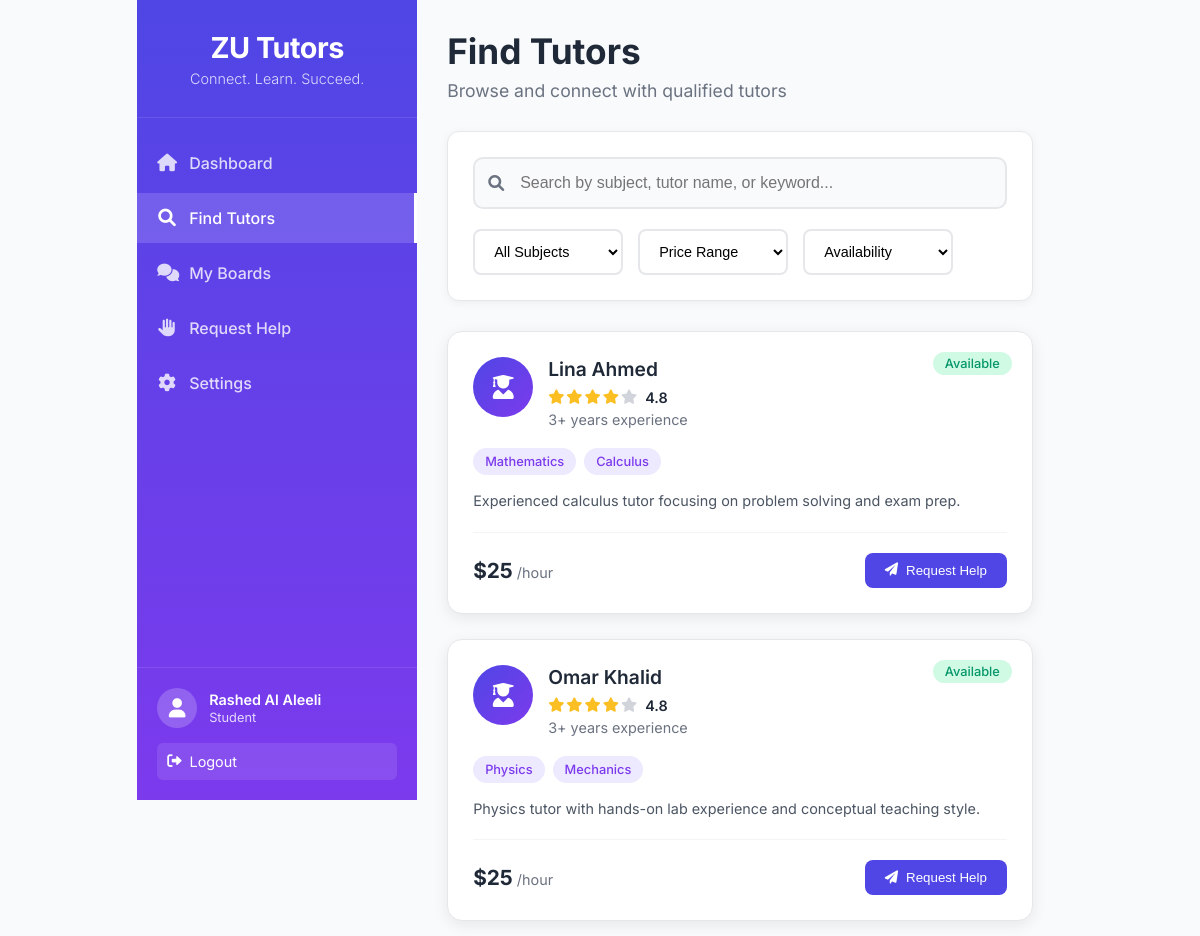
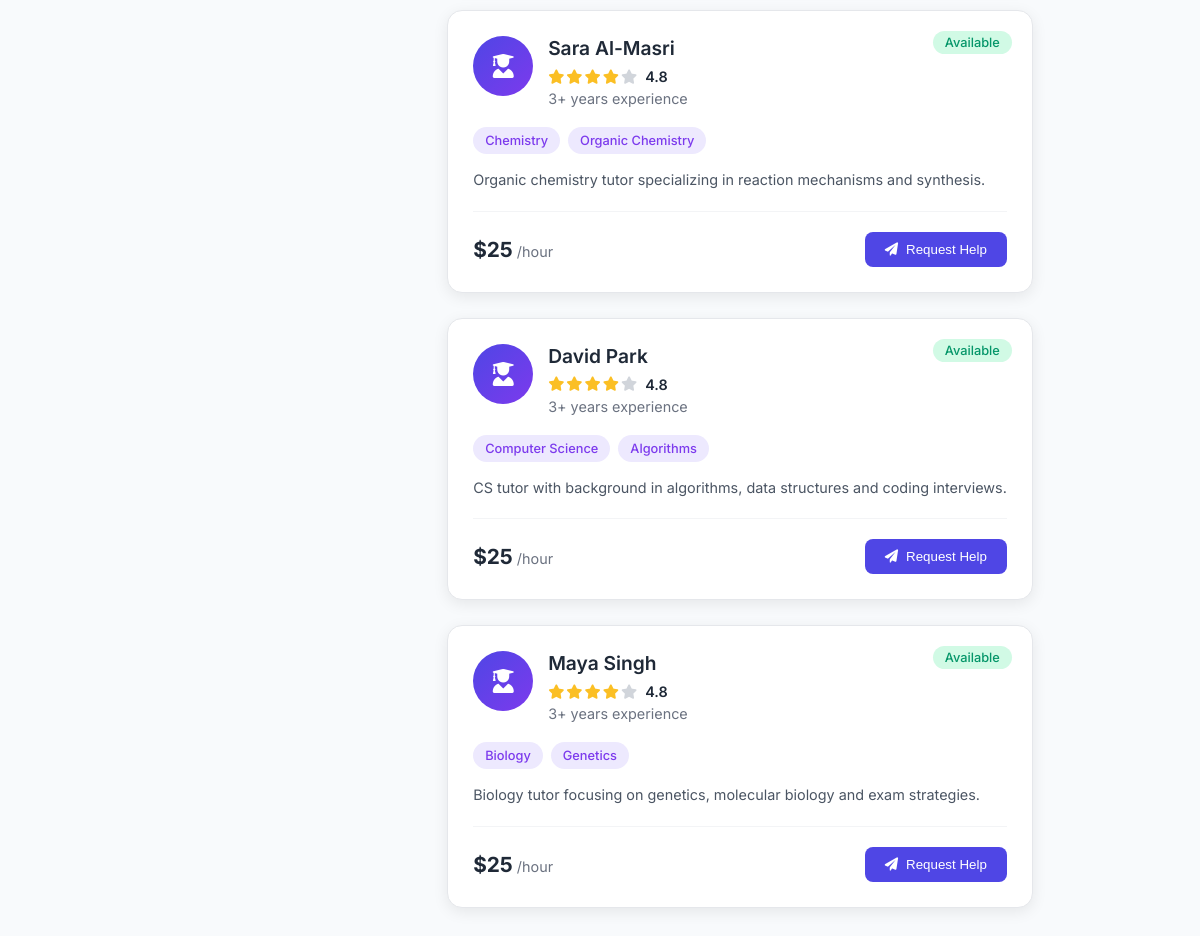
The page /find_tutors.php (signed in) on the database its author committed (2 pictures, top to bottom).
### tables this page shows
CREATE TABLE `tutors` (
  `id` int(11) NOT NULL,
  `name` varchar(255) NOT NULL,
  `email` varchar(255) NOT NULL,
  `password` varchar(255) NOT NULL,
  `subjects` varchar(255) DEFAULT NULL,
  `bio` text DEFAULT NULL,
  `settings` text DEFAULT NULL,
  `created_at` timestamp NOT NULL DEFAULT current_timestamp()
);

### find_tutors.php (the view, shortened to what this page needs)
<?php
$user_name = $_SESSION['user_name'];
$user_role = $_SESSION['user_role'];
require_once __DIR__ . '/db_connect.php';
$tutors = [];
try {
    $stmt = $pdo->query("SELECT id, name, email, subjects, bio, settings FROM tutors ORDER BY id ASC");
    $dbTutors = $stmt->fetchAll();
    foreach ($dbTutors as $row) {
        $subjects = [];
        if (!empty($row['subjects'])) {
            $subjects = array_map('trim', explode(',', $row['subjects']));
        }
        $settings = [];
        if (!empty($row['settings'])) {
            $settings = json_decode($row['settings'], true) ?: [];
        }
        $tutors[] = [
            'id' => (int)$row['id'],
            'name' => $row['name'],
            'subjects' => $subjects,
            'rating' => isset($settings['rating']) ? (float)$settings['rating'] : 4.8,
            'hourly_rate' => isset($settings['hourly_rate']) ? (int)$settings['hourly_rate'] : 25,
            'experience' => $settings['experience'] ?? '3+ years',
            'bio' => $row['bio'] ?? '',
            'available' => isset($settings['available']) ? (bool)$settings['available'] : true
        ];
    }
} catch (Exception $e) {
    $tutors = [];
}
?>
<!DOCTYPE html>
<html lang="en">
<head>
    <link rel="stylesheet" href="styling.css">
    <link rel="stylesheet" href="https://cdnjs.cloudflare.com/ajax/libs/font-awesome/6.0.0/css/all.min.css">
</head>
<body class="dashboard-body">
    <div class="dashboard-container">
        <div class="sidebar">
            <div class="sidebar-header">
                <h2 class="sidebar-logo">ZU Tutors</h2>
                <p class="sidebar-tagline">Connect. Learn. Succeed.</p>
            </div>
            <nav class="sidebar-nav">
                <ul>
                    <li><a href="dashboard.php" class="nav-link"><i class="fas fa-home"></i> Dashboard</a></li>
                    <li><a href="find_tutors.php" class="nav-link active"><i class="fas fa-search"></i> Find Tutors</a></li>
                    <li><a href="my_boards.php" class="nav-link"><i class="fas fa-comments"></i> My Boards</a></li>
                    <li><a href="request_help.php" class="nav-link"><i class="fas fa-hand-paper"></i> Request Help</a></li>
                    <li><a href="user_settings.php" class="nav-link"><i class="fas fa-cog"></i> Settings</a></li>
                </ul>
            </nav>
            <div class="sidebar-footer">
                <div class="user-info">
                    <div class="user-avatar">
                        <i class="fas fa-user"></i>
                    </div>
                    <div class="user-details">
                        <p class="user-name"><?php echo htmlspecialchars($user_name); ?></p>
                        <p class="user-role"><?php echo ucfirst($user_role); ?></p>
                    </div>
                </div>
                <a href="logout.php" class="logout-btn"><i class="fas fa-sign-out-alt"></i> Logout</a>
            </div>
        </div>
        <div class="main-content">
            <header class="content-header">
                <h1>Find Tutors</h1>
                <p>Browse and connect with qualified tutors</p>
            </header>
            <div class="content-body">
                <div class="search-section">
                    <div class="search-bar">
                        <i class="fas fa-search"></i>
                        <input type="text" placeholder="Search by subject, tutor name, or keyword..." />
                    </div>
                    <div class="filter-options">
                        <select class="filter-select">
                            <option value="">All Subjects</option>
                        </select>
                        <select class="filter-select">
                            <option value="">Price Range</option>
                        </select>
                        <select class="filter-select">
                            <option value="">Availability</option>
                        </select>
                    </div>
                </div>
                <div class="tutors-grid">
                    <?php foreach ($tutors as $tutor): ?>
                    <div class="tutor-card <?php echo !$tutor['available'] ? 'unavailable' : ''; ?>">
                        <div class="tutor-header">
                            <div class="tutor-avatar-large">
                                <i class="fas fa-user-graduate"></i>
                            </div>
                            <div class="tutor-basic-info">
                                <h3><?php echo htmlspecialchars($tutor['name']); ?></h3>
                                <div class="tutor-rating">
                                    <div class="stars">
                                        <?php for ($i = 1; $i <= 5; $i++): ?>
                                            <i class="fas fa-star <?php echo $i <= floor($tutor['rating']) ? 'filled' : ''; ?>"></i>
                                        <?php endfor; ?>
                                    </div>
                                    <span class="rating-value"><?php echo $tutor['rating']; ?></span>
                                </div>
                                <div class="tutor-experience"><?php echo htmlspecialchars($tutor['experience']); ?> experience</div>
                            </div>
                            <div class="tutor-status">
                                <?php if ($tutor['available']): ?>
                                    <span class="status-badge available">Available</span>
                                <?php else: ?>
                                    <span class="status-badge busy">Busy</span>
                                <?php endif; ?>
                            </div>
                        </div>
                        <div class="tutor-subjects">
                            <?php foreach ($tutor['subjects'] as $subject): ?>
                                <span class="subject-tag"><?php echo htmlspecialchars($subject); ?></span>
                            <?php endforeach; ?>
                        </div>
                        <div class="tutor-bio">
                            <p><?php echo htmlspecialchars($tutor['bio']); ?></p>
                        </div>
                        <div class="tutor-footer">
                            <div class="tutor-rate">
                                <span class="rate-amount">$<?php echo $tutor['hourly_rate']; ?></span>
                                <span class="rate-period">/hour</span>
                            </div>
                            <div class="tutor-actions">
                                <?php if ($tutor['available']): ?>
                                    <button class="request-tutor-btn" data-tutor-id="<?php echo $tutor['id']; ?>" data-tutor-name="<?php echo htmlspecialchars($tutor['name']); ?>">
                                        <i class="fas fa-paper-plane"></i> Request Help
                                    </button>
                                <?php else: ?>
                                    <button class="request-tutor-btn" disabled>
                                        <i class="fas fa-clock"></i> Currently Busy
                                    </button>
                                <?php endif; ?>
                            </div>
                        </div>
                    </div>
                    <?php endforeach; ?>
                </div>
            </div>
        </div>
    </div>
</body>
</html>

### rows shown on the page
tutors: name "Lina Ahmed", rating "4.8", experience "3+ years", subject "Mathematics", subject "Calculus", bio "Experienced calculus tutor focusing on problem solving and exam prep.", hourly_rate "25"
tutors: name "Omar Khalid", rating "4.8", experience "3+ years", subject "Physics", subject "Mechanics", bio "Physics tutor with hands-on lab experience and conceptual teaching style.", hourly_rate "25"
tutors: name "Sara Al-Masri", rating "4.8", experience "3+ years", subject "Chemistry", subject "Organic Chemistry", bio "Organic chemistry tutor specializing in reaction mechanisms and synthesis.", hourly_rate "25"
tutors: name "David Park", rating "4.8", experience "3+ years", subject "Computer Science", subject "Algorithms", bio "CS tutor with background in algorithms, data structures and coding interviews.", hourly_rate "25"
tutors: name "Maya Singh", rating "4.8", experience "3+ years", subject "Biology", subject "Genetics", bio "Biology tutor focusing on genetics, molecular biology and exam strategies.", hourly_rate "25"

### other values the page prints
$user_name "Rashed Al Aleeli"
$user_role "Student"
